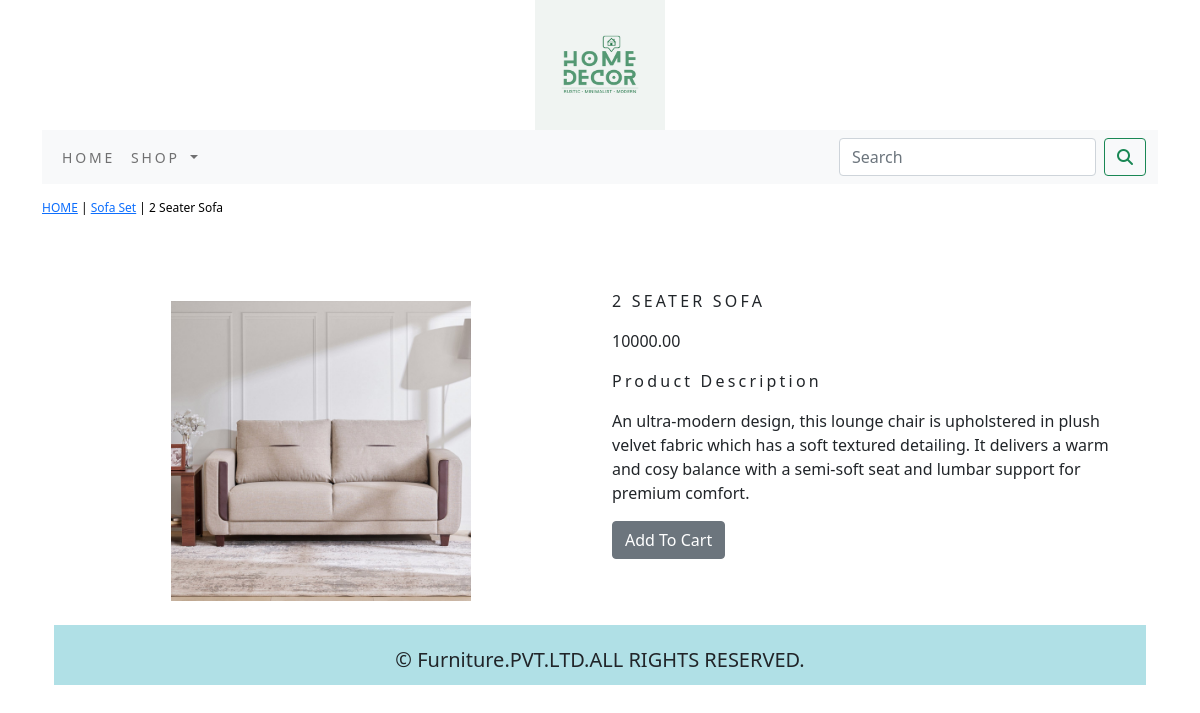
The page /sofa-set/2-seater-sofa/ on the database its author committed.
### Furniture/models.py (models this page shows, shortened)
class Product(models.Model):
    name=models.CharField(max_length=200,unique=True)
    slug=models.SlugField(max_length=200,unique=True)
    description=models.TextField(blank=True)
    price=models.DecimalField(max_digits=10,decimal_places=2)
    category=models.ForeignKey(Furniture,on_delete=models.CASCADE)
    image=models.ImageField(upload_to='product',blank=True)
    stock=models.IntegerField(blank=True)
    available=models.BooleanField(default=True)
    created=models.DateTimeField(auto_now_add=True)
    updated=models.DateTimeField(auto_now=True)
    class Meta:
        ordering=('name',)
        verbose_name='product'
        verbose_name_plural = 'products'

class Furniture(models.Model):
    name=models.CharField(max_length=200,unique=True)
    slug=models.SlugField(max_length=200,unique=True)
    description=models.TextField(blank=True)
    image=models.ImageField(upload_to='furniture',blank=True)
    class Meta:
        ordering=('name',)
        verbose_name='furniture'
        verbose_name_plural = 'furniture'
    def get_url(self):
        return reverse('Furniture:Product_by_Category',args=[self.slug])
    def __str__(self):
        return '{}'.format(self.name)

### Furniture/views.py (the view)
# urls.py: path('<slug:c_slug>/<slug:product_slug>/',views.ProductDetail,name='ProductDetail'),
def ProductDetail(request, c_slug, product_slug):
    try:
        product = Product.objects.get(category__slug=c_slug, slug=product_slug)
    except Exception as e:
        raise e
    return render(request, "product.html", {'product': product})

### Furniture/context_processors.py (called while the page is built)
def menu_links(request):
    links = Furniture.objects.all()
    return dict(links=links)

### cart/context_processors.py (called while the page is built)
def counter(request):
    item_count = 0
    if 'admin' in request.path:
        return {}
    else:
        try:
            cart = Cart.objects.filter(cart_id=_cart_id(request))
            cart_items = CartItem.objects.all().filter(cart=cart[:1])
            for cart_item in cart_items:
                item_count += cart_item.quantity
        except Cart.DoesNotExist:
            item_count = 0
    return dict(item_count=item_count)

### cart/views.py (called while the page is built)
def _cart_id(request):
    cart = request.session.session_key
    if not cart:
        cart = request.session.create()
    return cart

### template/product.html (shortened to what this page needs)
{% extends 'base.html' %}
{% load static %}
{% block content %}
<div class="row my_prod_row">
    <div class="mx_auto">
        <p><a href="{% url 'Furniture:AllProductCategory' %}">HOME</a> | <a href="{{product.category.get_url}}">{{product.category}}</a> | {{product.name}}</p>
    </div>
</div>
<div class="container">
<br>
<div class="row">
    <div class="col-12 col-sm-12 col-md-12 col-lg-6 text-center">
        <div style="min-width:18rem;"><br>
            <img src="{{product.image.url}}" alt="{{product.name}}" style="width:300px;height:auto;">
        </div>
    </div>
    <div class="col-12 col-sm-12 col-md-12 col-lg-6">
            <div>
            <h1 class="my_prod_title">{{product.name}}</h1>
            <p>{{product.price}}</p>
            <p class="my_title">Product Description</p>
            <p class="text-justify my_prod_text">{{product.description}}</p>
            {% if product.stock <= 0 %}
            <p class="text-justify my_prod_text"><b>Out Of Stock</b></p>
            {% else %}
            <a class="btn btn-secondary" href="{% url 'cart:add_cart' product.id %}">Add To Cart</a>
            {% endif %}
            </div>
    </div>
</div>
</div>
{% endblock %}

### static/css/custom.css (style rules this page uses)
.my_title { font-size:16px; letter-spacing:.2em; }
.my_prod_row { padding-top:15px; padding-bottom:20px; }
.my_prod_row .mx_auto { color:#000; font-size:12px; text-decoration:none; }
.my_prod_title { font-size:16px; text-transform:uppercase; letter-spacing:.2em; padding-top:15px; padding-bottom:10px; }
.my_prod_text { padding-right:20px; }

### rows shown on the page
Product: category "Sofa Set", name "2 Seater Sofa", image (picture), name "2 SEATER SOFA", price "10000.00", description "An ultra-modern design, this lounge chair is upholstered in plush velvet fabric which has a soft textured detailing. It delivers a warm and cosy balance with a semi-soft seat and lumbar support for premium comfort."
